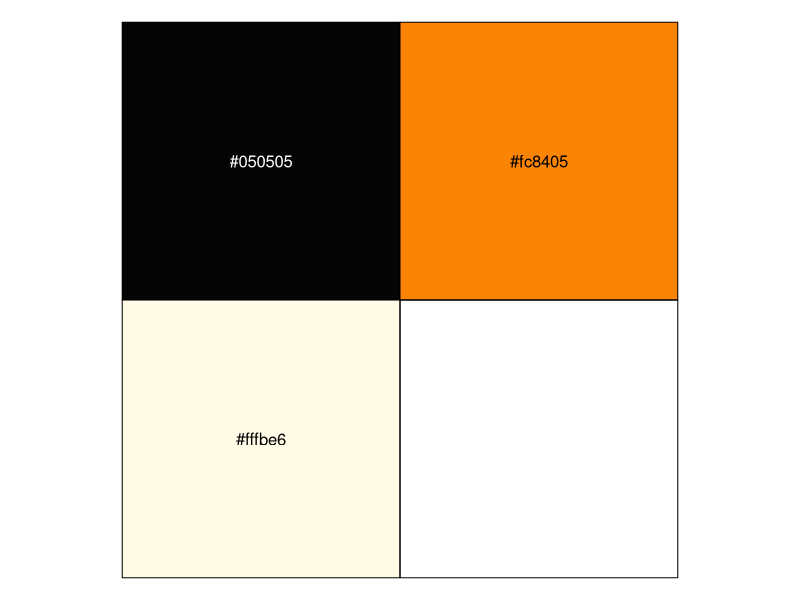
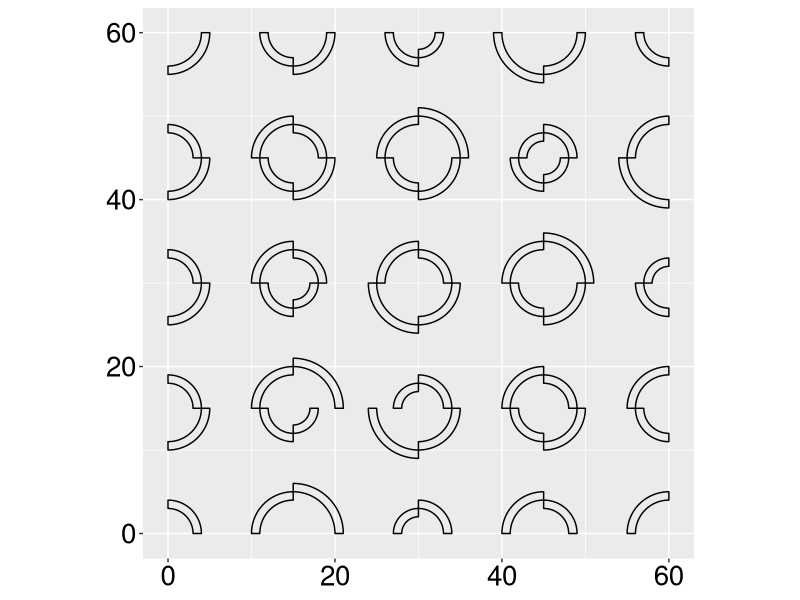
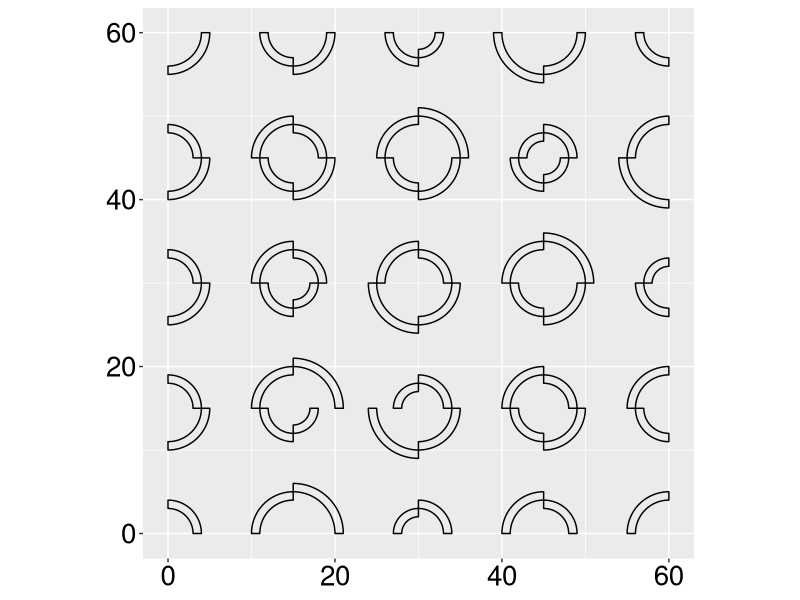
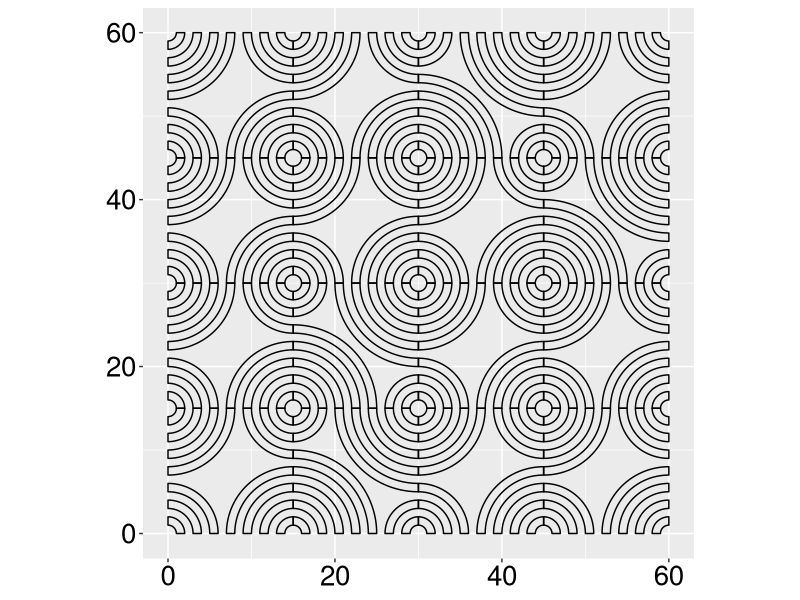
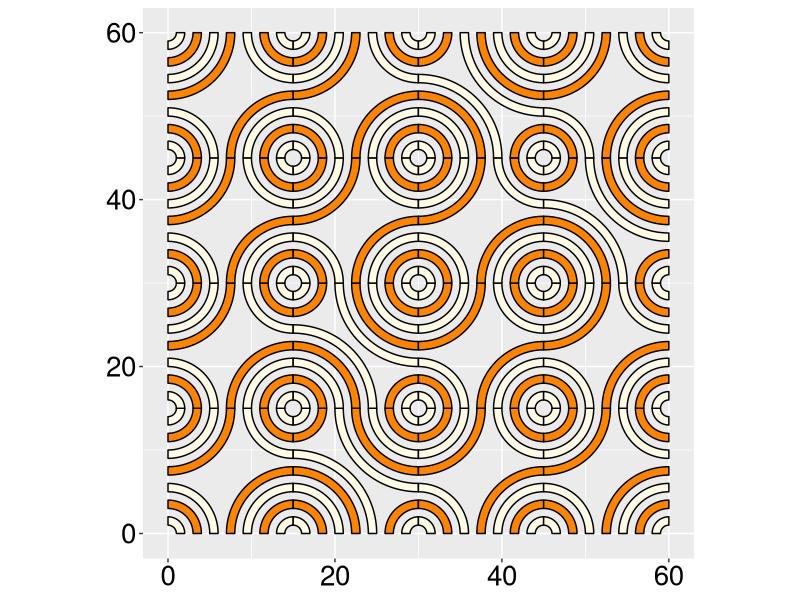
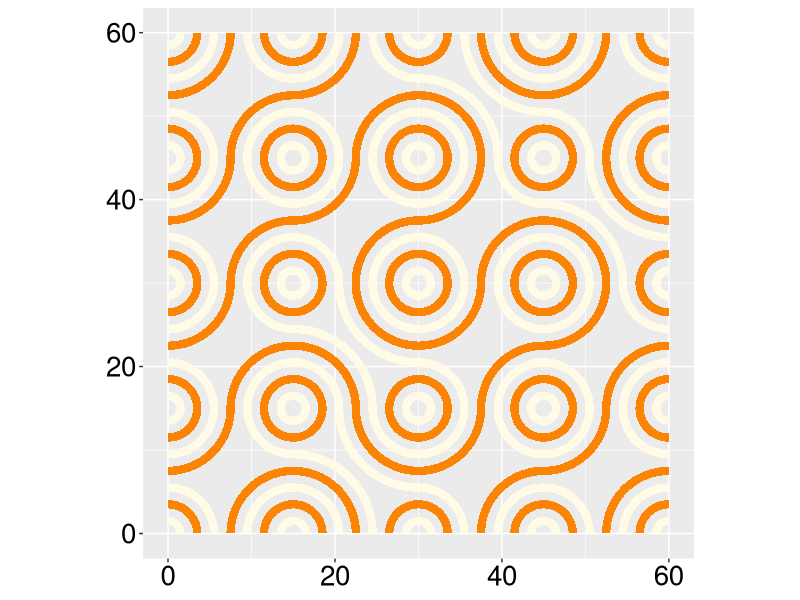
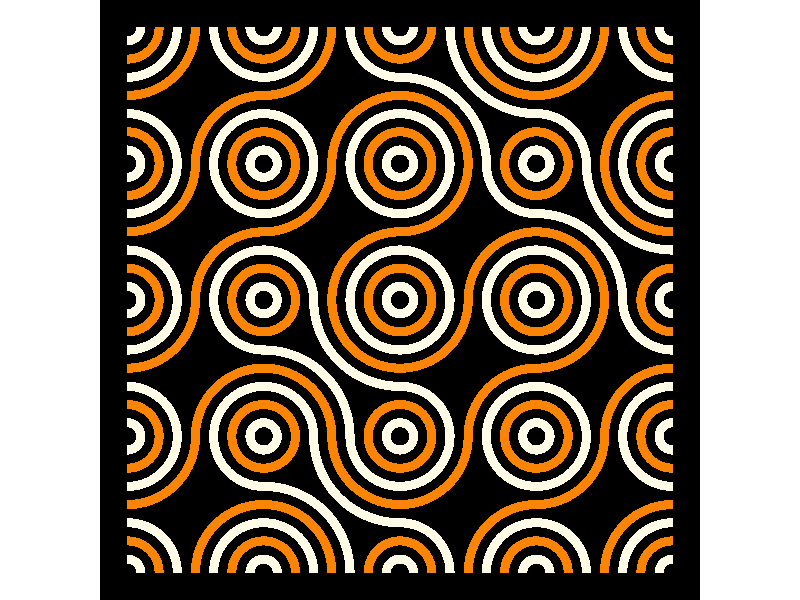
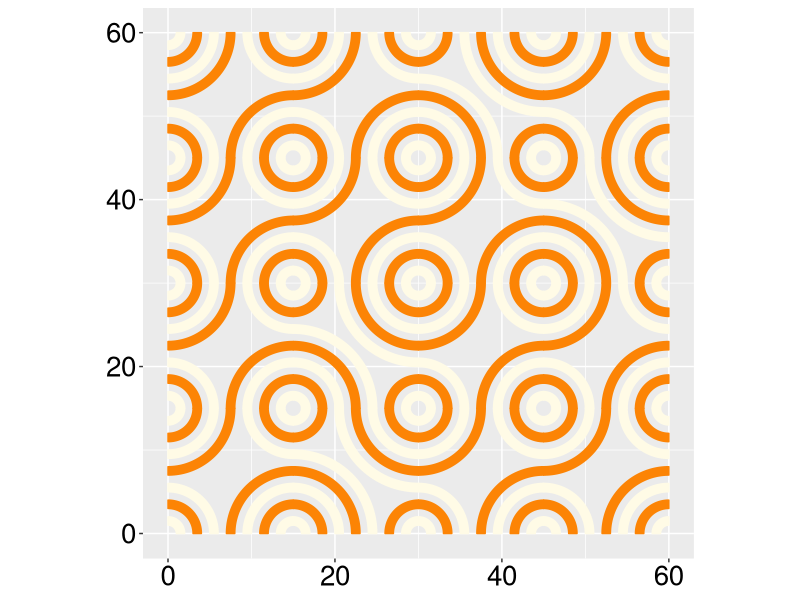

These figures' R source, in order:
## ---- chunk 1
knitr::opts_chunk$set(cache = FALSE, dev = "png", dev.args = list(bg = "transparent"))
## ---- chunk 2
library(scales)
roni_colors <- c(
  "#050505", "#fc8405", "#fffbe6"
)
show_col(roni_colors)
## ---- chunk 3
library(ggplot2)

theme_set(theme_grey())
theme_replace(axis.text = ggplot2::element_text(color = "black", size = 20))
## ---- chunk 4
library(dplyr)
library(tidyr)
## ---- chunk 5
library(dplyr)
library(tidyr)
## ---- chunk 6
set_params <- function(x, y, sq_width) {
  tribble(
            ~x0,          ~y0,  ~start,    ~end,
              x,            y,       0,    pi/2,
   x + sq_width,            y,  3*pi/2,    2*pi,
   x + sq_width, y + sq_width,      pi,  3*pi/2,
              x, y + sq_width,    pi/2,      pi
  )
  }
## ---- chunk 7
#| code-line-numbers: "10-13"
set_params <-
  function(x, y, sq_width, tile_type) {
    tile <- tribble(
           ~x0,          ~y0,  ~start,    ~end,
             x,            y,       0,    pi/2,
  x + sq_width,            y,  3*pi/2,    2*pi,
  x + sq_width, y + sq_width,      pi,  3*pi/2,
             x, y + sq_width,    pi/2,      pi
  )
    if (tile_type == 1) {
       tile %>%
        mutate(num_arcs = c(3, 4, 3, 4))
    }
  }
## ---- chunk 8
#| code-line-numbers: "13-16"
set_params <-
  function(x, y, sq_width, tile_type) {
    tile <- tribble(
           ~x0,          ~y0,  ~start,    ~end,
             x,            y,       0,    pi/2,
  x + sq_width,            y,  3*pi/2,    2*pi,
  x + sq_width, y + sq_width,      pi,  3*pi/2,
             x, y + sq_width,    pi/2,      pi
  )
    if (tile_type == 1) {
       tile %>%
        mutate(num_arcs = c(3, 4, 3, 4))
    } else if (tile_type == 2) {
      tile %>%
        mutate(num_arcs = c(5, 2, 5, 2))
    }
  }
## ---- chunk 9
#| output-location: column
set_params(
  x = 0,
  y = 0,
  sq_width = 15,
  tile_type = 1
)
## ---- chunk 10
sq_width <- 15
ncol <- 4
nrow <- 4

grid <-
  expand_grid(
    y = seq(
      from = 0,
      by = sq_width,
      length.out = nrow
    ),
    x = seq(
      from = 0,
      by = sq_width,
      length.out = ncol
    )
  )
## ---- chunk 11
#| output-location: column
sq_width <- 15
ncol <- 4
nrow <- 4

grid <-
  expand_grid(
    y = seq(
      from = 0,
      by = sq_width,
      length.out = nrow
    ),
    x = seq(
      from = 0,
      by = sq_width,
      length.out = ncol
    )
  )

grid
## ---- chunk 12
#| output-location: column
#| code-line-numbers: "19,20,21,22,23,24"
sq_width <- 15
ncol <- 4
nrow <- 4

grid <-
  expand_grid(
    y = seq(
      from = 0,
      by = sq_width,
      length.out = nrow
    ),
    x = seq(
      from = 0,
      by = sq_width,
      length.out = ncol
    )
  ) %>%
  mutate(
    tile_type =
      c(
        1, 1, 2, 2,
        1, 1, 1, 1,
        1, 2, 1, 1,
        1, 1, 1, 1
      )
  )

grid
## ---- chunk 13
#| output-location: column
#| code-line-numbers: "19,20,21,22"
sq_width <- 15
ncol <- 4
nrow <- 4

grid <-
  expand_grid(
    y = seq(
      from = 0,
      by = sq_width,
      length.out = nrow
    ),
    x = seq(
      from = 0,
      by = sq_width,
      length.out = ncol
    )
  ) %>%
  mutate(
    tile_type =
      sample(c(1, 2),
        size = n(),
        replace = TRUE
      )
  )

grid
## ---- chunk 14
library(purrr)

truchet_tiles <-
  function(seed) {
    ncol <- 4
    nrow <- 4
    sq_width <- 15

    set.seed(seed)

    grid <-
      expand_grid(
        y = seq(from = 0, by = sq_width, length.out = ncol),
        x = seq(from = 0, by = sq_width, length.out = nrow)
      ) %>%
      mutate(tile_type = sample(c(1, 2), size = n(), replace = TRUE))

    params_grid <-
      map_dfr(
        1:nrow(grid),
        function(i) {
          set_params(
            x = grid$x[i],
            y = grid$y[i],
            sq_width = sq_width,
            tile_type = grid$tile_type[i]
          )
        }
      )

    return(params_grid)
  }
## ---- chunk 15
#| output-location: column
output_grid <-
  truchet_tiles(seed = 150)

output_grid
## ---- chunk 16
#| output-location: column
#| fig-asp: 1
library(ggforce)

output_grid %>%
  ggplot() +
  geom_arc_bar(aes(
    x0 = x0,
    y0 = y0,
    start = start,
    end = end,
    r0 = num_arcs,
    r = num_arcs + 1
  )) +
  coord_fixed()
## ---- chunk 17
#| output-location: column
#| fig-asp: 1
#| code-line-numbers: "8,9"
output_grid %>%
  ggplot() +
  geom_arc_bar(aes(
    x0 = x0,
    y0 = y0,
    start = start,
    end = end,
    r0 = num_arcs,
    r = num_arcs + 1
  )) +
  coord_fixed()
## ---- chunk 18
r0 <- seq(from = 1, to = 7, by = 2)
r0
## ---- chunk 19
r0 <- seq(from = 1, to = 7, by = 2)
r <- seq(from = 2, to = 8, by = 2)
r
## ---- chunk 20
num_arcs <- 4

r0 <- seq(
  from = 1, by = 2,
  length.out = num_arcs
)

r0

r <- seq(
  from = 2, by = 2,
  length.out = num_arcs
)

r
## ---- chunk 21
#| code-line-numbers: "33,34,35,36"
truchet_tiles <-
  function(seed) {
    ncol <- 4
    nrow <- 4
    sq_width <- 15

    set.seed(seed)

    grid <-
      expand_grid(
        y = seq(from = 0, by = sq_width, length.out = ncol),
        x = seq(from = 0, by = sq_width, length.out = nrow)
      ) %>%
      mutate(tile_type = sample(c(1, 2), size = n(), replace = TRUE))

    params_grid <-
      map_dfr(
        1:nrow(grid),
        function(i) {
          set_params(
            x = grid$x[i],
            y = grid$y[i],
            sq_width = sq_width,
            tile_type = grid$tile_type[i]
          )
        }
      )

    output <-
      map_dfr(
        1:nrow(params_grid),
        function(i) {
          bind_cols(
            slice(params_grid, i),
            r0 = seq(from = 1, by = 2, length.out = params_grid$num_arcs[i]),
            r = seq(from = 2, by = 2, length.out = params_grid$num_arcs[i])
          )
        }
      )


    return(output)
  }
## ---- chunk 22
#| output-location: column
#| fig-asp: 1
output_grid <-
  truchet_tiles(seed = 150)

output_grid %>%
  ggplot() +
  geom_arc_bar(aes(
    x0 = x0,
    y0 = y0,
    start = start,
    end = end,
    r0 = r0,
    r = r
  )) +
  coord_fixed()
## ---- chunk 23
color <- c("#fffbe6", "#fc8405")
## ---- chunk 24
max_num_arcs <- 5
color <- c("#fffbe6", "#fc8405")
color_seq <- rep(
  color,
  length.out = max_num_arcs
)
color_seq
## ---- chunk 25
#| code-line-numbers: "2,3,8,32,33,43"
truchet_tiles <-
  function(color1,
           color2,
           seed) {
    ncol <- 4
    nrow <- 4
    sq_width <- 15
    max_num_arcs <- 5

    set.seed(seed)

    grid <-
      expand_grid(
        y = seq(from = 0, by = sq_width, length.out = ncol),
        x = seq(from = 0, by = sq_width, length.out = nrow)
      ) %>%
      mutate(tile_type = sample(c(1, 2), size = n(), replace = TRUE))

    params_grid <-
      map_dfr(
        1:nrow(grid),
        function(i) {
          set_params(
            x = grid$x[i],
            y = grid$y[i],
            sq_width = sq_width,
            tile_type = grid$tile_type[i]
          )
        }
      )

    color <- c(color1, color2)
    color_seq <- rep(color, length.out = max_num_arcs)

    output <-
      map_dfr(
        1:nrow(params_grid),
        function(i) {
          bind_cols(
            slice(params_grid, i),
            r0 = seq(from = 1, by = 2, length.out = params_grid$num_arcs[i]),
            r = seq(from = 2, by = 2, length.out = params_grid$num_arcs[i]),
            color = color_seq[1:params_grid$num_arcs[i]]
          )
        }
      )


    return(output)
  }
## ---- chunk 26
output_grid <-
  truchet_tiles(
    seed = 150,
    color1 = "#fffbe6",
    color2 = "#fc8405"
  )

output_grid
## ---- chunk 27
#| output-location: column
#| fig-asp: 1
output_grid %>%
  ggplot() +
  geom_arc_bar(aes(
    x0 = x0,
    y0 = y0,
    start = start,
    end = end,
    r0 = r0,
    r = r,
    fill = color
  )) +
  coord_fixed() +
  scale_fill_identity()
## ---- chunk 28
#| output-location: column
#| fig-asp: 1
#| code-line-numbers: "13"
output_grid %>%
  ggplot() +
  geom_arc_bar(
    aes(
      x0 = x0,
      y0 = y0,
      start = start,
      end = end,
      r0 = r0,
      r = r,
      fill = color
    ),
    color = NA
  ) +
  coord_fixed() +
  scale_fill_identity()
## ---- chunk 29
#| output-location: column
#| fig-asp: 1
#| code-line-numbers: "13"
output_grid %>%
  ggplot() +
  geom_arc_bar(
    aes(
      x0 = x0,
      y0 = y0,
      start = start,
      end = end,
      r0 = r0,
      r = r,
      fill = color
    ),
    color = NA
  ) +
  coord_fixed() +
  scale_fill_identity() +
  theme_void() +
  theme(panel.background = element_rect(
    fill = "black",
    color = "black"
  ))
## ---- chunk 30
#| output-location: column
#| fig-asp: 1
#| code-line-numbers: "11,15"
output_grid %>%
  ggplot() +
  geom_arc_bar(aes(
    x0 = x0,
    y0 = y0,
    start = start,
    end = end,
    r0 = r0,
    r = r,
    fill = color,
    color = color
  )) +
  coord_fixed() +
  scale_fill_identity() +
  scale_color_identity()
## ---- chunk 31
#| output-location: column
#| fig-asp: 1
#| code-line-numbers: "13"

output_grid %>%
  ggplot() +
  geom_arc_bar(aes(
    x0 = x0,
    y0 = y0,
    start = start,
    end = end,
    r0 = r0,
    r = r,
    fill = color,
    color = color
  )) +
  coord_fixed(expand = FALSE) +
  scale_fill_identity() +
  scale_color_identity()
## ---- chunk 32
#| output-location: column
#| fig-asp: 1
#| code-line-numbers: "16,17,18,19,20,21"
output_grid %>%
  ggplot() +
  geom_arc_bar(aes(
    x0 = x0,
    y0 = y0,
    start = start,
    end = end,
    r0 = r0,
    r = r,
    fill = color,
    color = color
  )) +
  coord_fixed() +
  scale_fill_identity() +
  scale_color_identity() +
  theme_void() +
  theme(
    panel.background =
      element_rect(
        fill = "#050505",
        color = "#050505"
      )
  )
## ---- chunk 33
#| fig-asp: 1
output_grid %>%
  ggplot() +
  geom_arc_bar(aes(
    x0 = x0,
    y0 = y0,
    start = start,
    end = end,
    r0 = r0,
    r = r,
    fill = color,
    color = color
  )) +
  coord_fixed() +
  scale_fill_identity() +
  scale_color_identity() +
  theme_void() +
  theme(
    panel.background =
      element_rect(
        fill = "#050505",
        color = "#050505"
      )
  )
## ---- chunk 34
#| fig-asp: 1
output_grid %>%
  ggplot() +
  geom_arc_bar(aes(
    x0 = x0,
    y0 = y0,
    start = start,
    end = end,
    r0 = r0,
    r = r,
    fill = color
  )) +
  coord_fixed() +
  scale_fill_identity()
## ---- chunk 35
#| fig-asp: 1
#| fig-cap: "*Infinite Truchet*, recreation"
output_grid %>%
  ggplot() +
  geom_arc_bar(aes(
    x0 = x0,
    y0 = y0,
    start = start,
    end = end,
    r0 = r0,
    r = r,
    fill = color,
    color = color
  )) +
  coord_fixed() +
  scale_fill_identity() +
  scale_color_identity() +
  theme_void() +
  theme(
    panel.background =
      element_rect(
        fill = "#050505",
        color = "#050505"
      )
  )
